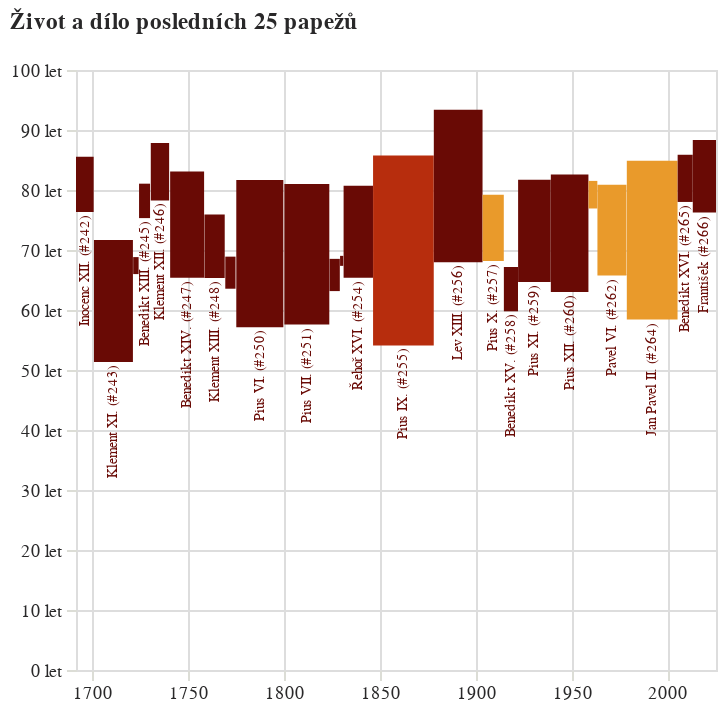

The notebook cell saved with this chart:
### Code cell
limit = 25

nejstarsi = do_grafu.tail(limit).select(pl.col("pontifikat_zacatek").min())

poslednich_50_zaklad = alt.Chart(
    do_grafu.tail(limit).to_pandas(),
    width=320,
    title=alt.Title(
        f"Život a dílo posledních {limit} papežů"
    )
).mark_bar(

).encode(
    alt.X("pontifikat_zacatek:T", title=None),
    alt.X2("pontifikat_konec:T"),
    alt.Y("nastupni_vek:Q", title="věk", axis=alt.Axis(labelExpr="datum.label + ' let'")),
    alt.Y2("konecny_vek:Q"),
    alt.Color("status:N",
             scale=alt.Scale(range=['#690A05','#B72D0D','#E99A2B']),
             legend=None),
)

poslednich_50_text = alt.Chart(
    do_grafu.tail(limit).filter(pl.col("delka_pontifikatu") >= 2000).to_pandas(), # B16 2872
).mark_text(
    color="#690A05",
    angle=270,
    baseline="middle",
    align="right",
    fontSize=7,
    font="Asap",
    dx=-2,
).encode(
    alt.X("pontifikat_prostredek:T", title=None),
    alt.Y("nastupni_vek:Q", title=None),
    alt.Text("jmeno_cislo:N")
)

poslednich_50 = poslednich_50_zaklad + poslednich_50_text

poslednich_50 = poslednich_50

poslednich_50
